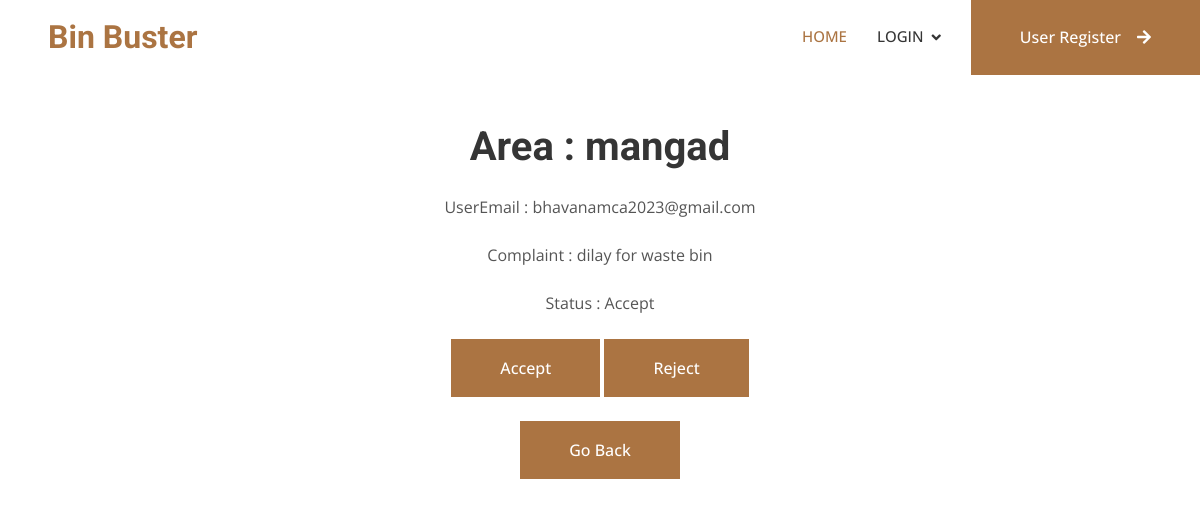
/viewcomplaint2/1, run on the app's committed database.
### garbageapp/models.py (models this page shows)
class regcomp(models.Model):
    STATUS_CHOICES=[
        ('pending','Pending'),
        ('accepted','Accepted'),
        ('declained','Declained'),
    ]
    rarea=models.CharField(max_length=25)
    remail=models.CharField(max_length=25)
    username=models.CharField(max_length=25,default="username")
    raddress=models.CharField(max_length=50,null=True)
    rcomp=models.TextField()
    status=models.CharField(max_length=20,choices=STATUS_CHOICES,default='pending')

### garbageapp/views.py (the view)
# urls.py: path('viewcomplaint2/<int:id>',views.viewcomplaint2,name="viewcomplaint2"),
def viewcomplaint2(request,id):
    complaint=regcomp.objects.get(id=id)
    if request.method=='POST':
        status=request.POST['Status']
        complaint.status=status
        complaint.save()
    return render(request,"complaint.html",{'regcomp':complaint})

### templates/complaint.html (shortened to what this page needs)
{% extends 'base.html' %}
{% block body %}
    <div class="container-xxl py-5 wow fadeInUp" data-wow-delay="0.1s">
        <div class="container text-center">
            <div class="row justify-content-center">
                <div class="col-lg-6">
                    <h1 class="mb-4">Area : {{regcomp.rarea}}</h1>
                    <p class="mb-4">UserEmail : {{regcomp.remail}}</p>
                    <p class="mb-4">Complaint : {{regcomp.rcomp}}</p>
                    <p class="mb-4">Status : {{regcomp.status}}</p>
                    <form method="POST">
                      <div class="input-box button">
                        <button type="Submit" name="Status" class="btn btn-primary py-3 px-5" value="Accept">Accept</button>
                        <button type="Submit" name="Status" class="btn btn-primary py-3 px-5" value="Reject">Reject</button>
                    </div>
                    </form><br>
                    <a class="btn btn-primary py-3 px-5" href="{% url 'viewcomplaint' %}">Go Back </a>
                </div>
            </div>
        </div>
    </div>
    {% endblock %}

### static/css/style.css (style rules this page uses)
:root { --primary: #AB7442; --light: #F5F5F5; --dark: #353535; }
.btn { font-weight: 500; transition: .5s; }
.btn.btn-primary, .btn.btn-secondary { color: #FFFFFF; }

### data on the page
regcomp: rarea "mangad", remail "bhavanamca2023@gmail.com", rcomp "dilay for waste bin", status "Accept"
